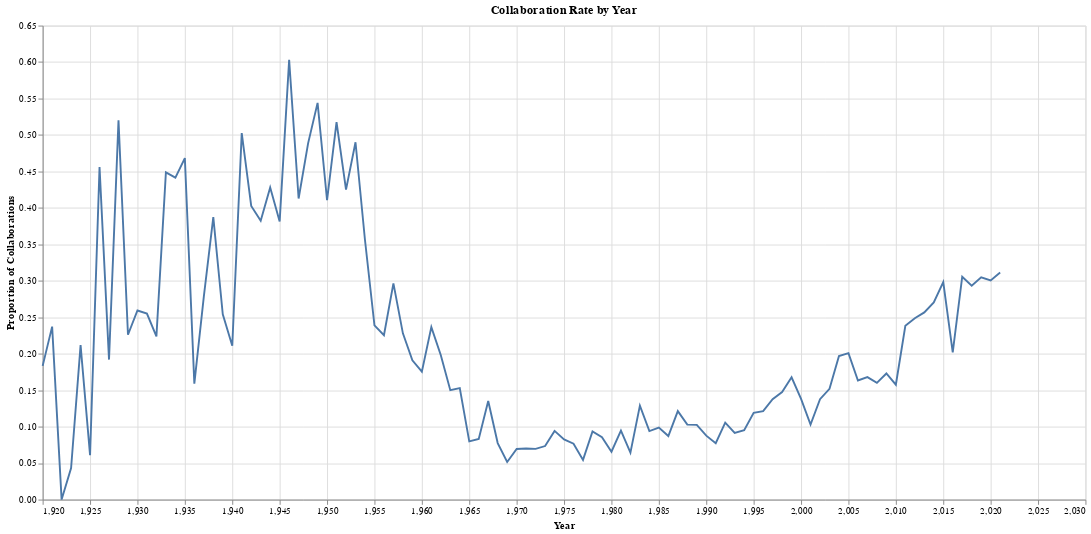

Notebook code for this chart:
### Code cell
%run collab_line.ipynb

collab

### Figure 1 — Vega-Lite specification as saved in the notebook (floating-point values rounded to 4 significant figures)
{"config": {"view": {"continuousWidth": 400, "continuousHeight": 300}}, "layer": [{"mark": "line", "encoding": {"x": {"type": "quantitative", "field": "Year"}, "y": {"type": "quantitative", "field": "Proportion of Collaborations"}}}, {"mark": "point", "encoding": {"opacity": {"value": 0}, "x": {"type": "quantitative", "field": "Year"}}, "selection": {"selector014": {"type": "single", "nearest": true, "on": "mouseover", "fields": ["Year"], "empty": "none"}}}, {"mark": "point", "encoding": {"opacity": {"condition": {"value": 1, "selection": "selector014"}, "value": 0}, "x": {"type": "quantitative", "field": "Year"}, "y": {"type": "quantitative", "field": "Proportion of Collaborations"}}}, {"mark": {"type": "rule", "color": "gray"}, "encoding": {"x": {"type": "quantitative", "field": "Year"}}, "title": "Collaboration Rate by Year", "transform": [{"filter": {"selection": "selector014"}}]}, {"mark": {"type": "text", "align": "left", "dx": 5, "dy": -5}, "encoding": {"text": {"condition": {"type": "quantitative", "field": "Proportion of Collaborations", "selection": "selector014"}, "value": " "}, "x": {"type": "quantitative", "field": "Year"}, "y": {"type": "quantitative", "field": "Proportion of Collaborations"}}}], "data": {"name": "data-2d9a2ed78e7e9d5429a0f79565b8a28d"}, "height": 500, "width": 1100, "$schema": "https://vega.github.io/schema/vega-lite/v4.8.1.json", "datasets": {"data-2d9a2ed78e7e9d5429a0f79565b8a28d": [{"Year": 1920, "Proportion of Collaborations": 0.1834}, {"Year": 1921, "Proportion of Collaborations": 0.2372}, {"Year": 1922, "Proportion of Collaborations": 0.0}, {"Year": 1923, "Proportion of Collaborations": 0.04324}, {"Year": 1924, "Proportion of Collaborations": 0.2119}, {"Year": 1925, "Proportion of Collaborations": 0.06093}, {"Year": 1926, "Proportion of Collaborations": 0.456}, {"Year": 1927, "Proportion of Collaborations": 0.192}, {"Year": 1928, "Proportion of Collaborations": 0.52}, {"Year": 1929, "Proportion of Collaborations": 0.2261}, {"Year": 1930, "Proportion of Collaborations": 0.2593}, {"Year": 1931, "Proportion of Collaborations": 0.2552}, {"Year": 1932, "Proportion of Collaborations": 0.2238}, {"Year": 1933, "Proportion of Collaborations": 0.4487}, {"Year": 1934, "Proportion of Collaborations": 0.4416}, {"Year": 1935, "Proportion of Collaborations": 0.4683}, {"Year": 1936, "Proportion of Collaborations": 0.159}, {"Year": 1937, "Proportion of Collaborations": 0.2784}, {"Year": 1938, "Proportion of Collaborations": 0.3875}, {"Year": 1939, "Proportion of Collaborations": 0.254}, {"Year": 1940, "Proportion of Collaborations": 0.211}, {"Year": 1941, "Proportion of Collaborations": 0.5026}, {"Year": 1942, "Proportion of Collaborations": 0.4027}, {"Year": 1943, "Proportion of Collaborations": 0.3824}, {"Year": 1944, "Proportion of Collaborations": 0.428}, {"Year": 1945, "Proportion of Collaborations": 0.3815}, {"Year": 1946, "Proportion of Collaborations": 0.603}, {"Year": 1947, "Proportion of Collaborations": 0.4129}, {"Year": 1948, "Proportion of Collaborations": 0.4885}, {"Year": 1949, "Proportion of Collaborations": 0.544}, {"Year": 1950, "Proportion of Collaborations": 0.4105}, {"Year": 1951, "Proportion of Collaborations": 0.5175}, {"Year": 1952, "Proportion of Collaborations": 0.425}, {"Year": 1953, "Proportion of Collaborations": 0.49}, {"Year": 1954, "Proportion of Collaborations": 0.356}, {"Year": 1955, "Proportion of Collaborations": 0.239}, {"Year": 1956, "Proportion of Collaborations": 0.2255}, {"Year": 1957, "Proportion of Collaborations": 0.2965}, {"Year": 1958, "Proportion of Collaborations": 0.228}, {"Year": 1959, "Proportion of Collaborations": 0.191}, {"Year": 1960, "Proportion of Collaborations": 0.1755}, {"Year": 1961, "Proportion of Collaborations": 0.2365}, {"Year": 1962, "Proportion of Collaborations": 0.198}, {"Year": 1963, "Proportion of Collaborations": 0.15}, {"Year": 1964, "Proportion of Collaborations": 0.1529}, {"Year": 1965, "Proportion of Collaborations": 0.07992}, {"Year": 1966, "Proportion of Collaborations": 0.08328}, {"Year": 1967, "Proportion of Collaborations": 0.1353}, {"Year": 1968, "Proportion of Collaborations": 0.07753}, {"Year": 1969, "Proportion of Collaborations": 0.05154}, {"Year": 1970, "Proportion of Collaborations": 0.06941}, {"Year": 1971, "Proportion of Collaborations": 0.07012}, {"Year": 1972, "Proportion of Collaborations": 0.06951}, {"Year": 1973, "Proportion of Collaborations": 0.07343}, {"Year": 1974, "Proportion of Collaborations": 0.0942}, {"Year": 1975, "Proportion of Collaborations": 0.08263}, {"Year": 1976, "Proportion of Collaborations": 0.07669}, {"Year": 1977, "Proportion of Collaborations": 0.05447}, {"Year": 1978, "Proportion of Collaborations": 0.09339}, {"Year": 1979, "Proportion of Collaborations": 0.0855}, {"Year": 1980, "Proportion of Collaborations": 0.06569}, {"Year": 1981, "Proportion of Collaborations": 0.09445}, {"Year": 1982, "Proportion of Collaborations": 0.06431}, {"Year": 1983, "Proportion of Collaborations": 0.1288}, {"Year": 1984, "Proportion of Collaborations": 0.09395}, {"Year": 1985, "Proportion of Collaborations": 0.09865}, {"Year": 1986, "Proportion of Collaborations": 0.08711}, {"Year": 1987, "Proportion of Collaborations": 0.1214}, {"Year": 1988, "Proportion of Collaborations": 0.1028}, {"Year": 1989, "Proportion of Collaborations": 0.1024}, {"Year": 1990, "Proportion of Collaborations": 0.08765}, {"Year": 1991, "Proportion of Collaborations": 0.07732}, {"Year": 1992, "Proportion of Collaborations": 0.1056}, {"Year": 1993, "Proportion of Collaborations": 0.09136}, {"Year": 1994, "Proportion of Collaborations": 0.0951}, {"Year": 1995, "Proportion of Collaborations": 0.1189}, {"Year": 1996, "Proportion of Collaborations": 0.1212}, {"Year": 1997, "Proportion of Collaborations": 0.1376}, {"Year": 1998, "Proportion of Collaborations": 0.1475}, {"Year": 1999, "Proportion of Collaborations": 0.1677}, {"Year": 2000, "Proportion of Collaborations": 0.1381}, {"Year": 2001, "Proportion of Collaborations": 0.103}, {"Year": 2002, "Proportion of Collaborations": 0.1377}, {"Year": 2003, "Proportion of Collaborations": 0.1519}, {"Year": 2004, "Proportion of Collaborations": 0.1968}, {"Year": 2005, "Proportion of Collaborations": 0.2009}, {"Year": 2006, "Proportion of Collaborations": 0.1634}, {"Year": 2007, "Proportion of Collaborations": 0.1679}, {"Year": 2008, "Proportion of Collaborations": 0.16}, {"Year": 2009, "Proportion of Collaborations": 0.173}, {"Year": 2010, "Proportion of Collaborations": 0.1576}, {"Year": 2011, "Proportion of Collaborations": 0.2383}, {"Year": 2012, "Proportion of Collaborations": 0.2486}, {"Year": 2013, "Proportion of Collaborations": 0.2567}, {"Year": 2014, "Proportion of Collaborations": 0.2704}, {"Year": 2015, "Proportion of Collaborations": 0.2983}, {"Year": 2016, "Proportion of Collaborations": 0.2018}, {"Year": 2017, "Proportion of Collaborations": 0.3057}, {"Year": 2018, "Proportion of Collaborations": 0.2933}, {"Year": 2019, "Proportion of Collaborations": 0.3049}, {"Year": 2020, "Proportion of Collaborations": 0.3004}, {"Year": 2021, "Proportion of Collaborations": 0.3114}]}}
